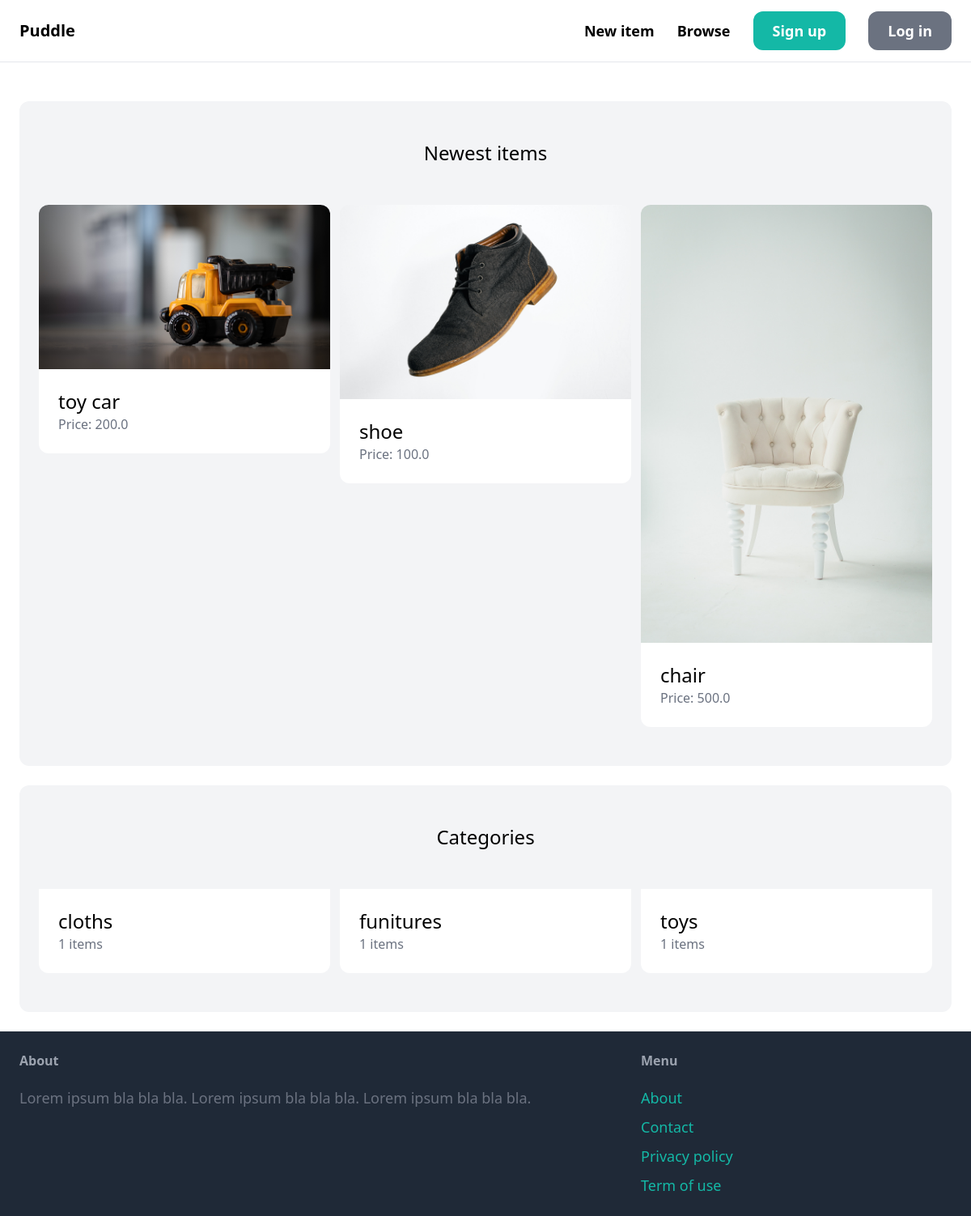
The page / on the database its author committed.
### item/models.py (models this page shows, shortened)
class Item(models.Model):
    category = models.ForeignKey(Category, related_name='items', on_delete=models.CASCADE)
    name = models.CharField(max_length=255)
    descriptions = models.TextField(blank = True, null = True)
    price = models.FloatField()
    image = models.ImageField(upload_to='item_images', blank = True, null = True)
    is_sold = models.BooleanField(default = False)
    created_by = models.ForeignKey(User, related_name = 'items',  on_delete=models.CASCADE)
    created_at = models.DateField(auto_now_add = True,)

class Category(models.Model):
    name = models.CharField(max_length=255)
    class Meta:
        ordering = ('name',)
        verbose_name_plural = 'Categories'

### core/views.py (the view)
# urls.py: path('', views.index, name='index'),
def index(request):
    items = Item.objects.filter(is_sold = False)
    categories = Category.objects.all()
    return render(request, 'core/index.html', {
        'categories':categories,
        'items': items
    })

### core/templates/core/index.html (shortened to what this page needs)
{% extends 'core/base.html' %}
{% block content %}
<div class="mt-6 px-6 py-12 bg-gray-100 rounded-xl">
    <h2 class="mb-12 text-2xl text-center">Newest items</h2>
    <div class="grid grid-cols-3 gap-3">
        {% for item in items %}
            <div>
                <a href="{% url 'item:detail' item.id %}">
                    <div>
                        <img src="{{ item.image.url }}" class="rounded-t-xl">
                    </div>
                    <div class="p-6 bg-white rounded-b-xl">
                        <h2 class="text-2xl">{{ item.name }}</h2>
                        <p class="text-gray-500">Price: {{ item.price }}</p>
                    </div>
                </a>
            </div>
        {% endfor %}
    </div>
</div>
<div class="mt-6 px-6 py-12 bg-gray-100 rounded-xl">
    <h2 class="mb-12 text-2xl text-center">Categories</h2>
    <div class="grid grid-cols-3 gap-3">
        {% for category in categories %}
            <div>
                <a href="#">
                    <div class="p-6 bg-white rounded-b-xl">
                        <h2 class="text-2xl">{{ category.name }}</h2>
                        <p class="text-gray-500">{{ category.items.count }} items</p>
                    </div>
                </a>
            </div>
        {% endfor %}
    </div>
</div>
{%endblock%}

### core/templates/core/base.html (shortened to what this page needs)
<!DOCTYPE html>
<html lang="en">
<head>
    <script src = "https://cdn.tailwindcss.com"></script>
</head>
<body>
    <nav class="py-6 px-6 flex justify-between items-center border-b border-gray-200">
        <a href="/" class="text-xl font-semibold">Puddle</a>
        <div class="space-x-6">
            <a href="{% url 'item:new' %}" class="text-lg font-semibold hover:text-gray-500">New item</a>
            <a href="{% url 'item:itemlist'%}" class="text-lg font-semibold hover:text-gray-500">Browse</a>
                {% if request.user.is_authenticated %}
                <a href="#" class="px-6 py-3 text-lg font-semibold bg-teal-500 text-white rounded-xl hover:bg-teal-700">Inbox</a>
                <a href="{% url 'dashboard:index' %}" class="px-6 py-3 text-lg font-semibold bg-gray-500 text-white rounded-xl hover:bg-gray-700">Dashboard</a>
                {% else %}
                <a href="{%url 'core:signup' %}" class="px-6 py-3 text-lg font-semibold bg-teal-500 text-white rounded-xl hover:bg-teal-700">Sign up</a>
                <a href= "{% url 'core:login' %}" class="px-6 py-3 text-lg font-semibold bg-gray-500 text-white rounded-xl hover:bg-gray-700">Log in</a>
                {% endif %}
        </div>
    </nav>
    <div class="px-6 py-6">
        {% block content %}
        {% endblock %}
    </div>
    <footer class="py-6 px-6 flex justify-between bg-gray-800">
        <div class="w-2/3 pr-10">
            <h3 class="mb-5 font-semibold text-gray-400">About</h3>
            <p class="text-lg text-gray-500">Lorem ipsum bla bla bla. Lorem ipsum bla bla bla. Lorem ipsum bla bla bla.</p>
        </div>
        <div class="w-1/3">
            <h3 class="mb-5 font-semibold text-gray-400">Menu</h3>
            <ul class="space-y-2">
                <li><a href="#" class="text-lg text-teal-500 hover:text-teal-700">About</a></li>
                <li><a href="{% url 'core:contact' %}" class="text-lg text-teal-500 hover:text-teal-700">Contact</a></li>
                <li><a href="#" class="text-lg text-teal-500 hover:text-teal-700">Privacy policy</a></li>
                <li><a href="#" class="text-lg text-teal-500 hover:text-teal-700">Term of use</a></li>
            </ul>
        </div>
    </footer>
</body>
</html>

### rows shown on the page
Item: image (picture), name "toy car", price "200.0"
Item: image (picture), name "shoe", price "100.0"
Item: image (picture), name "chair", price "500.0"
Category: name "cloths", items.count "1"
Category: name "funitures", items.count "1"
Category: name "toys", items.count "1"
